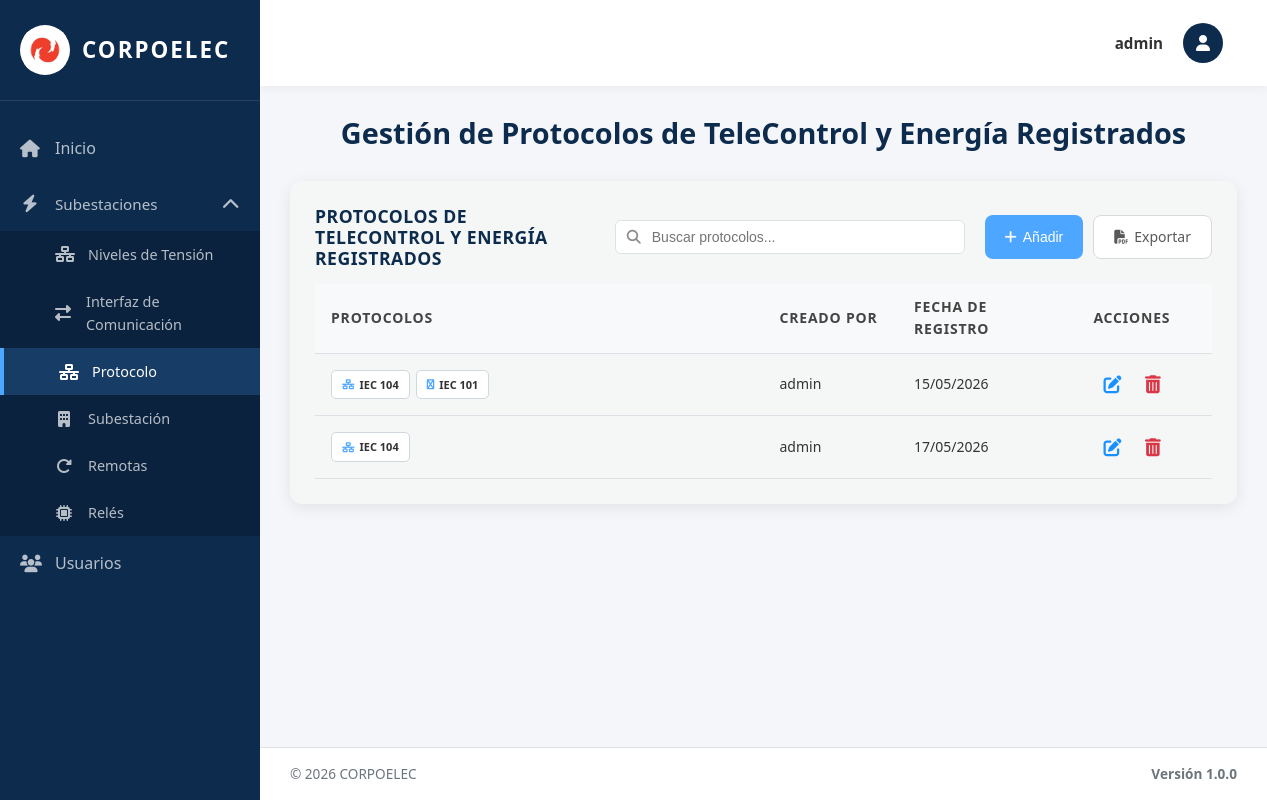
Page /protocolo/ (signed in) on the earlier database version.
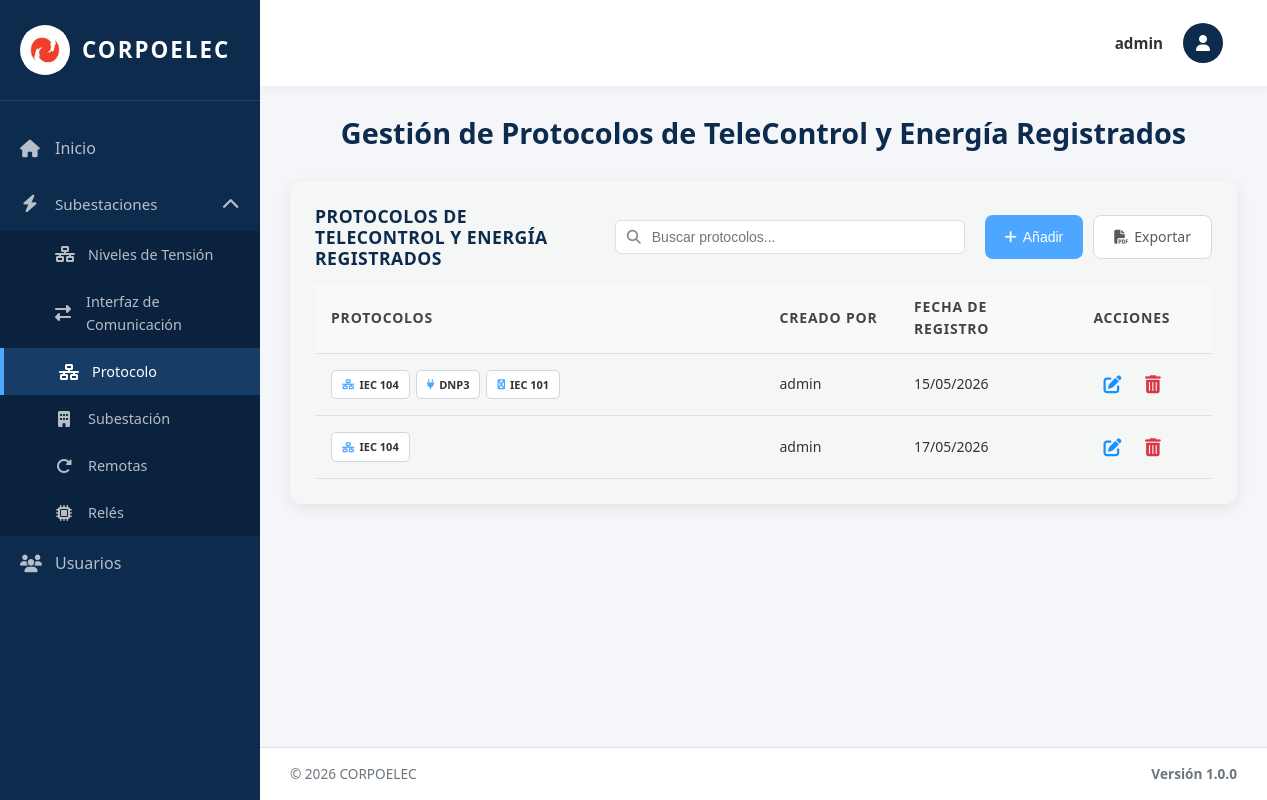
Same page on the later database version.
### equipos/models.py (models this page shows, shortened)
class Protocolo(models.Model):
    TIPO_CHOICES = [
        ('104', 'IEC 104'),
        ('DNP', 'DNP3'),
        ('GOOSE', 'GOOSE'),
        ('101', 'IEC 101'),
        ('MODBUS', 'Modbus'),
    ]
    Id_Protocolo = models.AutoField(primary_key=True)  # Identificador único
    Id_Interfaz = models.ForeignKey(InterfazDeComunicacion, on_delete=models.SET_NULL, null=True, blank=True, related_name='protocolos', verbose_name='Interfaz')  # Interface asociada - SET_NULL permite eliminar interfaz sin borrar protocolos
    Tipo = models.CharField(max_length=10, choices=TIPO_CHOICES, verbose_name='Tipo de Protocolo')  # Tipo de protocolo (enumerado)
    Estado = models.CharField(max_length=50, default='Activo', verbose_name='Estado')  # Estado operativo
    Fecha_Reg = models.DateField(auto_now_add=True, verbose_name='Fecha de Registro')  # Fecha de registro automática
    creado_por = models.ForeignKey(User, on_delete=models.SET_NULL, null=True, blank=True, related_name='protocolos_creados')  # Usuario que creó el registro
    Activo = models.BooleanField(default=True, verbose_name='Activo')  # Para eliminación lógica
    class Meta:
        verbose_name = 'Protocolo de Comunicación'
        verbose_name_plural = 'Protocolos de Comunicación'
        ordering = ['Id_Protocolo']  # Orden por ID ascendente

class InterfazDeComunicacion(models.Model):
    TIPO_INTERFAZ_CHOICES = [
        ('PUERTOS', 'Puertos de Comunicación'),
        ('PROTOCOLOS', 'Protocolos de Comunicación'),
    ]
    Id_Interfaz = models.AutoField(primary_key=True, serialize=False)  # Identificador único (PK)
    Puertos_C = models.IntegerField(default=0, verbose_name='Cantidad de Puertos')  # Contador de puertos
    Fecha_Reg = models.DateField(auto_now_add=True)  # Fecha de registro automática
    creado_por = models.ForeignKey(User, on_delete=models.SET_NULL, null=True, blank=True, related_name='interfaces_creadas')  # Usuario que creó el registro
    Tipo_Interfaz = models.CharField(max_length=20, choices=TIPO_INTERFAZ_CHOICES, default='PUERTOS', verbose_name='Tipo de Interfaz')  # Tipo de interfaz
    Activo = models.BooleanField(default=True, verbose_name='Activo')  # Para eliminación lógica
    objects = models.Manager()
    activos = models.Manager()  # Manager por defecto para filtrar activos
    class Meta:
        verbose_name = 'Interfaz de Comunicación'
        verbose_name_plural = 'Interfaces de Comunicación'
        ordering = ['Id_Interfaz']  # Orden por ID ascendente

### equipos/views.py (the view, shortened to what this page needs)
# urls.py: path('protocolo/', protocolo_view, name='protocolo'),
@login_required(login_url='/login/')
@no_cache
def protocolo_view(request):
    interfaces = InterfazDeComunicacion.objects.filter(Tipo_Interfaz='PROTOCOLOS', Activo=True).prefetch_related('protocolos').all().order_by('Id_Interfaz')
    paginator = Paginator(interfaces, 10)
    page_number = request.GET.get('page')
    page_obj = paginator.get_page(page_number)
    context = {
        'title': 'Protocolos',
        'page_obj': page_obj,
        'is_admin': request.user.is_superuser,
    }
    return render(request, 'protocolo.html', context)

### templates/protocolo.html (shortened to what this page needs)
{% extends 'base.html' %}
{% load static %}
{% block content %}
<div class="welcome-text">
  <h2>Gestión de Protocolos de TeleControl y Energía Registrados</h2>
</div>
<div class="table-section">
   <div class="table-header">
      <h3>PROTOCOLOS DE TELECONTROL Y ENERGÍA REGISTRADOS</h3>
      <div class="search-container">
        <input type="text" class="search-input" id="searchInput" placeholder="Buscar protocolos..." onkeyup="filterTable()">
      </div>
       <div style="display: flex; gap: 10px;">
         <button class="btn btn-primary btn-add-top" onclick="abrirModal()">
           <i class="fas fa-plus"></i> Añadir
         </button>
         <a href="{% url 'exportar_protocolo_pdf' %}" class="btn btn-secondary btn-add-top">
           <i class="fas fa-file-pdf"></i> Exportar
         </a>
       </div>
    </div>
    {% if page_obj.paginator.count > 0 %}
    <table class="data-table">
      <thead>
        <tr>
          <th width="50%">Protocolos</th>
          {% if is_admin %}<th width="15%">Creado Por</th>{% endif %}
          <th width="20%">Fecha de Registro</th>
          <th width="15%">Acciones</th>
        </tr>
      </thead>
      <tbody>
        {% for interfaz in page_obj %}
        <tr>
          <td>
            <div class="protocolos-container">
              {% for protocolo in interfaz.protocolos.all %}
              <span class="protocolo-badge">
                <span class="protocolo-icon">
                  {% if protocolo.Tipo == '104' %}<i class="fas fa-network-wired"></i>{% endif %}
                  {% if protocolo.Tipo == 'DNP' %}<i class="fas fa-plug"></i>{% endif %}
                  {% if protocolo.Tipo == '101' %}<i class="fas fa-usb"></i>{% endif %}
                </span>
                <span class="protocolo-text">{{ protocolo.get_Tipo_display }}</span>
              </span>
              {% empty %}
              <span class="no-data">Sin protocolos</span>
              {% endfor %}
            </div>
          </td>
          {% if is_admin %}<td>{{ interfaz.creado_por.username|default:"Sistema" }}</td>{% endif %}
          <td><span class="fecha-text">{{ interfaz.Fecha_Reg|date:"d/m/Y" }}</span></td>
          <td class="actions-cell">
            {% with protocolos_list=interfaz.protocolos.all %}
            <button type="button" class="btn-icon btn-edit" title="Editar" onclick="abrirModalEditar({{ interfaz.Id_Interfaz }}, '{% for p in protocolos_list %}{{ p.Tipo }}{% if not forloop.last %},{% endif %}{% endfor %}')">
              <i class="fas fa-edit"></i>
            </button>
            {% endwith %}
            <form method="post" style="display: inline;" onsubmit="return confirmarEliminacion(this);">
              <button type="submit" class="btn-icon btn-delete" title="Eliminar">
                <i class="fas fa-trash-alt"></i>
              </button>
            </form>
          </td>
        </tr>
        {% endfor %}
      </tbody>
    </table>
    {% else %}
    <p class="no-data">No hay protocolos registrados.</p>
    {% endif %}
  </div>
{% endblock %}

Differences in the rows shown:
added Protocolo: Tipo "DNP3", shown under InterfazDeComunicacion (number 1 of 2 on the later page)
